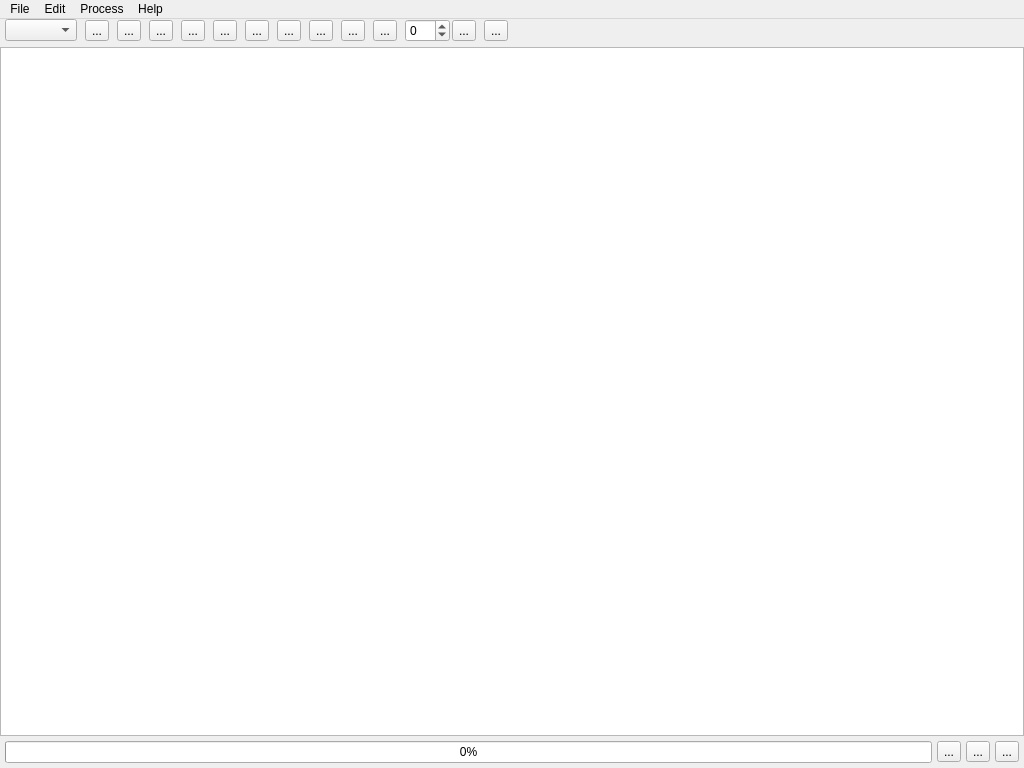
<?xml version="1.0" encoding="UTF-8"?>
<ui version="4.0">
 <class>MainWindow</class>
 <widget class="QMainWindow" name="MainWindow">
  <property name="geometry">
   <rect>
    <x>0</x>
    <y>0</y>
    <width>1024</width>
    <height>768</height>
   </rect>
  </property>
  <property name="minimumSize">
   <size>
    <width>1024</width>
    <height>768</height>
   </size>
  </property>
  <property name="windowTitle">
   <string>DrILL - Data Reduction for ILL</string>
  </property>
  <property name="styleSheet">
   <string notr="true"/>
  </property>
  <widget class="QWidget" name="centralwidget">
   <property name="styleSheet">
    <string notr="true"/>
   </property>
   <layout class="QVBoxLayout" name="verticalLayout" stretch="0,1,0">
    <property name="spacing">
     <number>5</number>
    </property>
    <property name="leftMargin">
     <number>0</number>
    </property>
    <property name="topMargin">
     <number>0</number>
    </property>
    <property name="rightMargin">
     <number>0</number>
    </property>
    <property name="bottomMargin">
     <number>5</number>
    </property>
    <item>
     <layout class="QHBoxLayout" name="toolbar">
      <property name="spacing">
       <number>8</number>
      </property>
      <property name="leftMargin">
       <number>5</number>
      </property>
      <property name="topMargin">
       <number>0</number>
      </property>
      <property name="rightMargin">
       <number>5</number>
      </property>
      <property name="bottomMargin">
       <number>0</number>
      </property>
      <item>
       <widget class="QComboBox" name="techniqueSelector">
        <property name="sizeAdjustPolicy">
         <enum>QComboBox::AdjustToContents</enum>
        </property>
       </widget>
      </item>
      <item>
       <widget class="QToolButton" name="datadirs">
        <property name="toolTip">
         <string>Manage Data Directories</string>
        </property>
        <property name="text">
         <string>...</string>
        </property>
       </widget>
      </item>
      <item>
       <widget class="QToolButton" name="settings">
        <property name="text">
         <string>...</string>
        </property>
       </widget>
      </item>
      <item>
       <widget class="QToolButton" name="load">
        <property name="toolTip">
         <string>Load rundex</string>
        </property>
        <property name="text">
         <string>...</string>
        </property>
       </widget>
      </item>
      <item>
       <widget class="QToolButton" name="save">
        <property name="toolTip">
         <string>Save rundex</string>
        </property>
        <property name="text">
         <string>...</string>
        </property>
       </widget>
      </item>
      <item>
       <widget class="QToolButton" name="addrow">
        <property name="toolTip">
         <string>Add new row</string>
        </property>
        <property name="text">
         <string>...</string>
        </property>
       </widget>
      </item>
      <item>
       <widget class="QToolButton" name="deleterow">
        <property name="minimumSize">
         <size>
          <width>0</width>
          <height>1</height>
         </size>
        </property>
        <property name="toolTip">
         <string>Delete row</string>
        </property>
        <property name="text">
         <string>...</string>
        </property>
       </widget>
      </item>
      <item>
       <widget class="QToolButton" name="cut">
        <property name="toolTip">
         <string>Cut row</string>
        </property>
        <property name="text">
         <string>...</string>
        </property>
       </widget>
      </item>
      <item>
       <widget class="QToolButton" name="copy">
        <property name="minimumSize">
         <size>
          <width>0</width>
          <height>0</height>
         </size>
        </property>
        <property name="toolTip">
         <string>Copy row</string>
        </property>
        <property name="text">
         <string>...</string>
        </property>
       </widget>
      </item>
      <item>
       <widget class="QToolButton" name="paste">
        <property name="minimumSize">
         <size>
          <width>0</width>
          <height>0</height>
         </size>
        </property>
        <property name="toolTip">
         <string>Paste row</string>
        </property>
        <property name="text">
         <string>...</string>
        </property>
       </widget>
      </item>
      <item>
       <widget class="QToolButton" name="erase">
        <property name="minimumSize">
         <size>
          <width>0</width>
          <height>0</height>
         </size>
        </property>
        <property name="toolTip">
         <string>Erase rows</string>
        </property>
        <property name="text">
         <string>...</string>
        </property>
       </widget>
      </item>
      <item>
       <layout class="QHBoxLayout" name="horizontalLayout_3">
        <property name="spacing">
         <number>2</number>
        </property>
        <item>
         <widget class="QSpinBox" name="increment">
          <property name="toolTip">
           <string>Increment value</string>
          </property>
          <property name="buttonSymbols">
           <enum>QAbstractSpinBox::UpDownArrows</enum>
          </property>
          <property name="showGroupSeparator" stdset="0">
           <bool>false</bool>
          </property>
          <property name="minimum">
           <number>-99</number>
          </property>
         </widget>
        </item>
        <item>
         <widget class="QToolButton" name="fill">
          <property name="toolTip">
           <string>Increment fill</string>
          </property>
          <property name="text">
           <string>...</string>
          </property>
         </widget>
        </item>
       </layout>
      </item>
      <item>
       <widget class="QToolButton" name="help">
        <property name="sizePolicy">
         <sizepolicy hsizetype="Fixed" vsizetype="Fixed">
          <horstretch>0</horstretch>
          <verstretch>0</verstretch>
         </sizepolicy>
        </property>
        <property name="toolTip">
         <string>help</string>
        </property>
        <property name="text">
         <string>...</string>
        </property>
       </widget>
      </item>
      <item>
       <spacer name="horizontalSpacer">
        <property name="orientation">
         <enum>Qt::Horizontal</enum>
        </property>
        <property name="sizeHint" stdset="0">
         <size>
          <width>40</width>
          <height>20</height>
         </size>
        </property>
       </spacer>
      </item>
      <item>
       <widget class="QLabel" name="label">
        <property name="sizePolicy">
         <sizepolicy hsizetype="Fixed" vsizetype="Fixed">
          <horstretch>0</horstretch>
          <verstretch>0</verstretch>
         </sizepolicy>
        </property>
        <property name="maximumSize">
         <size>
          <width>40</width>
          <height>40</height>
         </size>
        </property>
        <property name="text">
         <string/>
        </property>
        <property name="pixmap">
         <pixmap>../../../../../images/ILL_logo.png</pixmap>
        </property>
        <property name="scaledContents">
         <bool>true</bool>
        </property>
        <property name="alignment">
         <set>Qt::AlignCenter</set>
        </property>
       </widget>
      </item>
     </layout>
    </item>
    <item>
     <widget class="DrillTableWidget" name="table">
      <attribute name="horizontalHeaderStretchLastSection">
       <bool>true</bool>
      </attribute>
     </widget>
    </item>
    <item>
     <layout class="QHBoxLayout" name="footer">
      <property name="leftMargin">
       <number>5</number>
      </property>
      <property name="rightMargin">
       <number>5</number>
      </property>
      <item>
       <widget class="QProgressBar" name="progressBar">
        <property name="value">
         <number>0</number>
        </property>
       </widget>
      </item>
      <item>
       <widget class="QToolButton" name="processRows">
        <property name="toolTip">
         <string>Process selected rows</string>
        </property>
        <property name="text">
         <string>...</string>
        </property>
       </widget>
      </item>
      <item>
       <widget class="QToolButton" name="processAll">
        <property name="toolTip">
         <string>Process all</string>
        </property>
        <property name="text">
         <string>...</string>
        </property>
       </widget>
      </item>
      <item>
       <widget class="QToolButton" name="stop">
        <property name="toolTip">
         <string>Stop processing</string>
        </property>
        <property name="text">
         <string>...</string>
        </property>
       </widget>
      </item>
     </layout>
    </item>
   </layout>
  </widget>
  <widget class="QMenuBar" name="menubar">
   <property name="geometry">
    <rect>
     <x>0</x>
     <y>0</y>
     <width>1024</width>
     <height>20</height>
    </rect>
   </property>
   <widget class="QMenu" name="menuFile">
    <property name="title">
     <string>File</string>
    </property>
    <addaction name="actionLoadRundex"/>
    <addaction name="actionSaveRundex"/>
    <addaction name="actionManageDirectories"/>
    <addaction name="actionSettings"/>
   </widget>
   <widget class="QMenu" name="menuProcess">
    <property name="title">
     <string>Edit</string>
    </property>
    <addaction name="actionAddRow"/>
    <addaction name="actionDelRow"/>
    <addaction name="actionCopyRow"/>
    <addaction name="actionCutRow"/>
    <addaction name="actionPasteRow"/>
    <addaction name="actionErase"/>
   </widget>
   <widget class="QMenu" name="menuProcess_2">
    <property name="title">
     <string>Process</string>
    </property>
    <addaction name="actionProcessRow"/>
    <addaction name="actionProcessAll_2"/>
    <addaction name="actionStopProcessing"/>
   </widget>
   <widget class="QMenu" name="menuHelp">
    <property name="title">
     <string>Help</string>
    </property>
   </widget>
   <addaction name="menuFile"/>
   <addaction name="menuProcess"/>
   <addaction name="menuProcess_2"/>
   <addaction name="menuHelp"/>
  </widget>
  <action name="actionLoadRundex">
   <property name="text">
    <string>Load rundex</string>
   </property>
  </action>
  <action name="actionProcessSelected">
   <property name="text">
    <string>Process selected row(s)</string>
   </property>
  </action>
  <action name="actionProcessAll">
   <property name="text">
    <string>Process selected rows</string>
   </property>
  </action>
  <action name="actionSaveRundex">
   <property name="text">
    <string>Save rundex</string>
   </property>
  </action>
  <action name="actionManageDirectories">
   <property name="text">
    <string>Manage data directories</string>
   </property>
  </action>
  <action name="actionSettings">
   <property name="text">
    <string>Settings</string>
   </property>
  </action>
  <action name="actionProcessRow">
   <property name="text">
    <string>Process select row(s)</string>
   </property>
  </action>
  <action name="actionProcessAll_2">
   <property name="text">
    <string>Process all rows</string>
   </property>
  </action>
  <action name="actionStopProcessing">
   <property name="text">
    <string>Stop processing</string>
   </property>
  </action>
  <action name="actionCopyRow">
   <property name="text">
    <string>Copy selected row(s)</string>
   </property>
  </action>
  <action name="actionCutRow">
   <property name="text">
    <string>Cut selected row(s)</string>
   </property>
  </action>
  <action name="actionPasteRow">
   <property name="text">
    <string>Paste row(s)</string>
   </property>
  </action>
  <action name="actionErase">
   <property name="text">
    <string>Erase seleced cell(s)</string>
   </property>
  </action>
  <action name="actionAddRow">
   <property name="text">
    <string>Add a row</string>
   </property>
  </action>
  <action name="actionDelRow">
   <property name="text">
    <string>Remove selected row(s)</string>
   </property>
  </action>
 </widget>
 <customwidgets>
  <customwidget>
   <class>DrillTableWidget</class>
   <extends>QTableWidget</extends>
   <header>Interface.ui.drill.main.DrillTableWidget</header>
  </customwidget>
 </customwidgets>
 <resources/>
 <connections/>
</ui>
